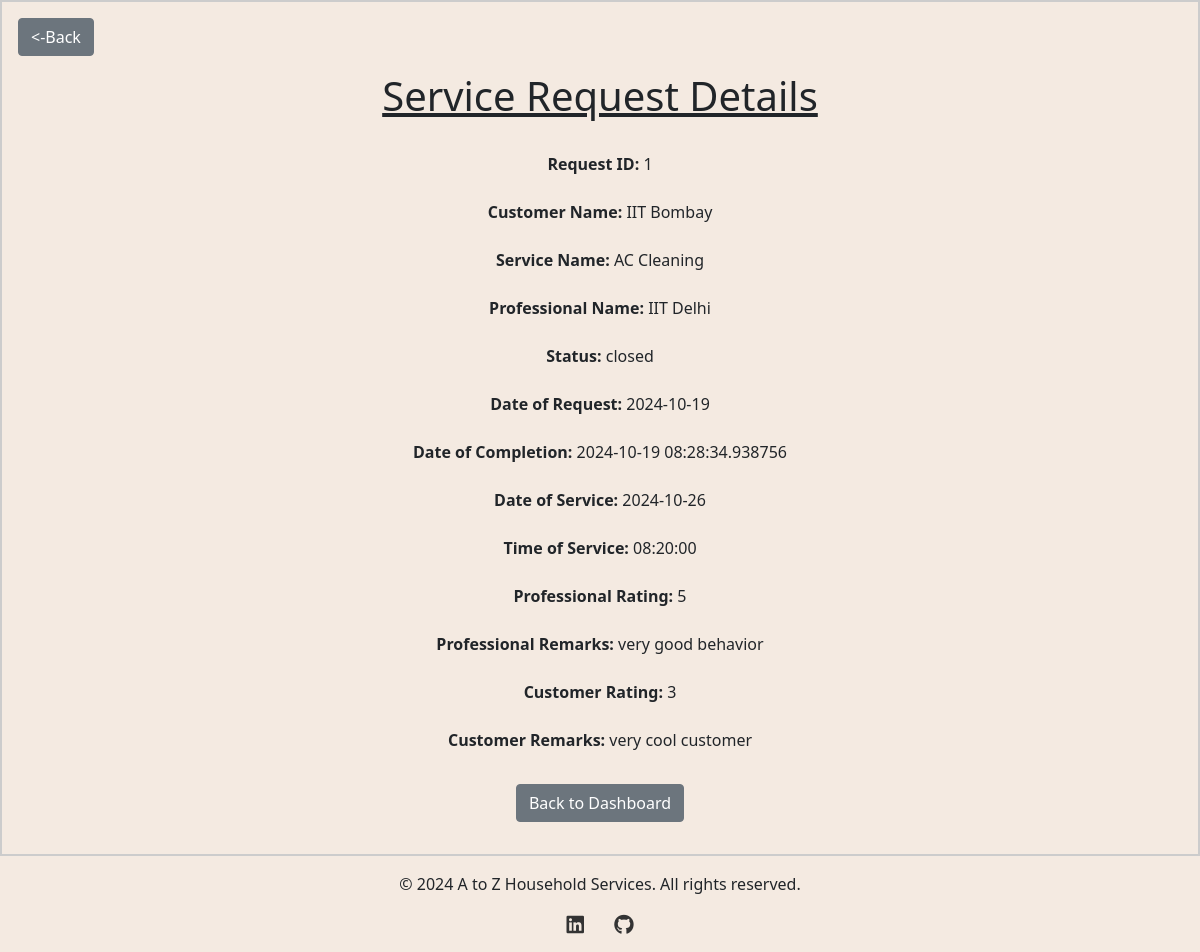
The page /service_request_customer/1 on the database its author committed.
### backend/models.py (models this page shows)
class Service_Request(db.Model):
    __tablename__ = "service_request"
    id = db.Column(db.Integer, primary_key=True, autoincrement=True)
    service_id = db.Column(db.Integer, db.ForeignKey("service.id"), nullable=False)
    customer_id = db.Column(db.Integer, db.ForeignKey("customer.id"), nullable=False)
    professional_id = db.Column(
        db.Integer, db.ForeignKey("service_professional.id"), nullable=False
    )
    date_of_request = db.Column(db.DateTime, nullable=False, default=datetime.utcnow)
    date_of_completion = db.Column(db.DateTime)
    service_status = db.Column(
        db.String, nullable=False
    )  # e.g., 'requested', 'assigned', 'closed'
    remarks = db.Column(db.String, nullable=True)  # ratings given by customer
    rating = db.Column(db.Integer, nullable=True)  # Added this line for the rating
    customer_rating = db.Column(
        db.Integer, nullable=True
    )  # Rating given by professional
    customer_remarks = db.Column(
        db.String, nullable=True
    )  # Remarks from the professional
    requested_date = db.Column(db.Date)
    requested_time = db.Column(db.Time)
    service = db.relationship(
        "Service",
        backref=db.backref(
            "service_requests",
            lazy=True,
        ),
    )
    customer = db.relationship(
        "Customer", backref=db.backref("service_requests", lazy=True)
    )
    professional = db.relationship(
        "Service_Professional",
        backref=db.backref("service_requests", lazy=True, cascade="all, delete-orphan"),
    )
    payments = db.relationship("Payment", back_populates="service_request", lazy=True)

class Customer(db.Model):
    __tablename__ = "customer"
    id = db.Column(db.Integer, primary_key=True, autoincrement=True)
    username = db.Column(db.String, unique=True, nullable=False)
    password = db.Column(db.String, nullable=False)
    name = db.Column(db.String, nullable=False)
    email = db.Column(db.String, unique=True, nullable=False)
    address = db.Column(db.String, nullable=False)
    pin_code = db.Column(db.String, nullable=False)
    phone_no = db.Column(db.Integer, nullable=False)
    gender = db.Column(db.String, nullable=True)  # New column for gender (optional)
    profile_pic = db.Column(
        db.String, nullable=True
    )  # New column for profile picture (optional)
    role = db.Column(
        db.Integer, nullable=False, default=1
    )  # 0 for admin, 1 for customer
    average_rating = db.Column(db.Float, nullable=True)  # New column for average rating
    is_blocked = db.Column(
        db.Boolean, default=False
    )  # New column to track block status

class Service(db.Model):
    __tablename__ = "service"
    id = db.Column(db.Integer, primary_key=True, autoincrement=True)
    name = db.Column(db.String, nullable=False)
    base_price = db.Column(
        db.Integer, nullable=False
    )  # Changed 'price' to 'base_price'
    base_time_required = db.Column(db.String, nullable=True)
    description = db.Column(db.String, nullable=False)
    service_pic = db.Column(
        db.String, nullable=True
    )  # New column for service picture (optional)
    professional_services = db.relationship(
        "ProfessionalService", back_populates="service"
    )

class Service_Professional(db.Model):
    __tablename__ = "service_professional"
    id = db.Column(db.Integer, primary_key=True, autoincrement=True)
    username = db.Column(db.String, unique=True, nullable=False)
    password = db.Column(db.String, nullable=False)
    name = db.Column(db.String, nullable=False)
    service_type = db.Column(
        db.String, nullable=False
    )  # nullable true done for some reason
    experience = db.Column(db.Integer, nullable=False)
    phone_no = db.Column(db.Integer, nullable=False)
    email = db.Column(db.String, unique=True, nullable=False)
    address = db.Column(db.String, nullable=False)
    pin_code = db.Column(db.String, nullable=False)
    verified_status = db.Column(db.String, nullable=True, default="Not verified yet")
    gender = db.Column(db.String, nullable=True)  # New column for gender (optional)
    profile_pic = db.Column(
        db.String, nullable=True
    )  # New column for profile picture (optional)
    average_rating = db.Column(db.Float, nullable=True)  # New column for average rating
    document = db.Column(db.String, nullable=True)  # Column to store document path
    block_status = db.Column(db.Boolean, default=False)  # Block/unblock status
    custom_services = db.relationship(
        "ProfessionalService",
        back_populates="professional",
        lazy=True,
        cascade="all, delete-orphan",
    )

### backend/controller.py (the view)
@app.route("/service_request_customer/<int:request_id>", methods=["GET"])
def service_request_customer(request_id):
    service_request = Service_Request.query.get(request_id)
    if not service_request:
        flash(f"Service request with ID {request_id} not found.", "danger")
        return redirect(url_for("customer_dashboard"))
    customer = Customer.query.get(service_request.customer_id)
    professional = Service_Professional.query.get(service_request.professional_id)
    service = Service.query.get(service_request.service_id)
    return render_template(
        "service_request_customer.html",
        service_request=service_request,
        customer=customer,
        professional=professional,
        service=service,
    )

### templates/service_request_customer.html (shortened to what this page needs)
<!DOCTYPE html>
<html lang="en">
<head>
    <link href="https://cdn.jsdelivr.net/npm/bootstrap@5.0.2/dist/css/bootstrap.min.css" rel="stylesheet" />
    <link rel="stylesheet" href="/static/style.css" />
</head>
<body>
    <div id="container">
        <button class="btn btn-secondary" onclick="goBack()"><-Back </button>
                <br>
                <div id="panel">
                    <h1 style="text-decoration: underline;">Service Request Details</h1>
                    <br>
                    <p><strong>Request ID:</strong> {{ service_request.id }} <br><br>
                        <strong>Customer Name:</strong> {{ customer.name }} <br><br>
                        <strong>Service Name:</strong> {{ service.name }} <br><br>
                        <strong>Professional Name:</strong> {{ professional.name }} <br><br>
                        <strong>Status:</strong> {{ service_request.service_status }} <br><br>
                        <strong>Date of Request:</strong> {{ service_request.date_of_request.strftime('%Y-%m-%d') }}
                        <br><br>
                        <strong>Date of Completion:</strong>
                        {% if service_request.date_of_completion %}
                        {{ service_request.date_of_completion }}
                        {% else %}
                        Not Completed
                        {% endif %}
                        <br><br>
                        <strong>Date of Service:</strong> {{ service_request.requested_date }} <br><br>
                        <strong>Time of Service:</strong> {{ service_request.requested_time }} <br><br>
                        {% if service_request.service_status =="closed" %}
                        <strong>Professional Rating:</strong>
                        {% if service_request.rating %}
                        {{ service_request.rating }}
                        {% else %}
                        No rating
                        {% endif %}
                        <br><br>
                        <strong>Professional Remarks:</strong>
                        {% if service_request.remarks %}
                        {{ service_request.remarks }}
                        {% else %}
                        No remarks
                        {% endif %}
                        <br><br>
                        <strong>Customer Rating:</strong>
                        {% if service_request.customer_rating %}
                        {{ service_request.customer_rating }}
                        {% else %}
                        Not Rated
                        {% endif %}
                        <br><br>
                        <strong>Customer Remarks:</strong>
                        {% if service_request.customer_remarks %}
                        {{ service_request.customer_remarks }}
                        {% else %}
                        No remarks
                        {% endif %}
                        {% endif %}
                    </p>
                    <a href="{{ url_for('admin_dashboard') }}" class="btn btn-secondary mt-3">Back to Dashboard</a>
                </div>
    </div>
    <link rel="stylesheet" href="https://cdnjs.cloudflare.com/ajax/libs/font-awesome/6.0.0-beta3/css/all.min.css">
    <footer class="text-center py-3">
        <div class="container">
            <p>&copy; 2024 A to Z Household Services. All rights reserved.</p>
            <div class="social-icons">
                <a href="https://www.linkedin.com/in/tushar-jalan-2k5/" target="_blank" class="me-3">
                    <i class="fab fa-linkedin fa-lg"></i>
                </a>
                <a href="https://github.com/Tusharisme" target="_blank">
                    <i class="fab fa-github fa-lg"></i>
                </a>
            </div>
        </div>
    </footer>
</body>
</html>

### static/style.css (style rules this page uses)
body { background-color: #f4eae1; }
#panel { width: auto; margin: auto; height: auto; text-align: center; padding: 2vh; border: 0px solid black; border-radius: 10px; }
#container { width: auto; margin: auto; padding: 2vh; border: 2px solid #ccc; }
.social-icons a { color: #333; margin: 0 10px; text-decoration: none; }

### rows shown on the page
Service_Request: id "1", service_status "closed", date_of_request "2024-10-19", date_of_completion "2024-10-19 08:28:34.938756", requested_date "2024-10-26", requested_time "08:20:00", rating "5", remarks "very good behavior", customer_rating "3", customer_remarks "very cool customer"
Customer: name "IIT Bombay"
Service: name "AC Cleaning"
Service_Professional: name "IIT Delhi"
